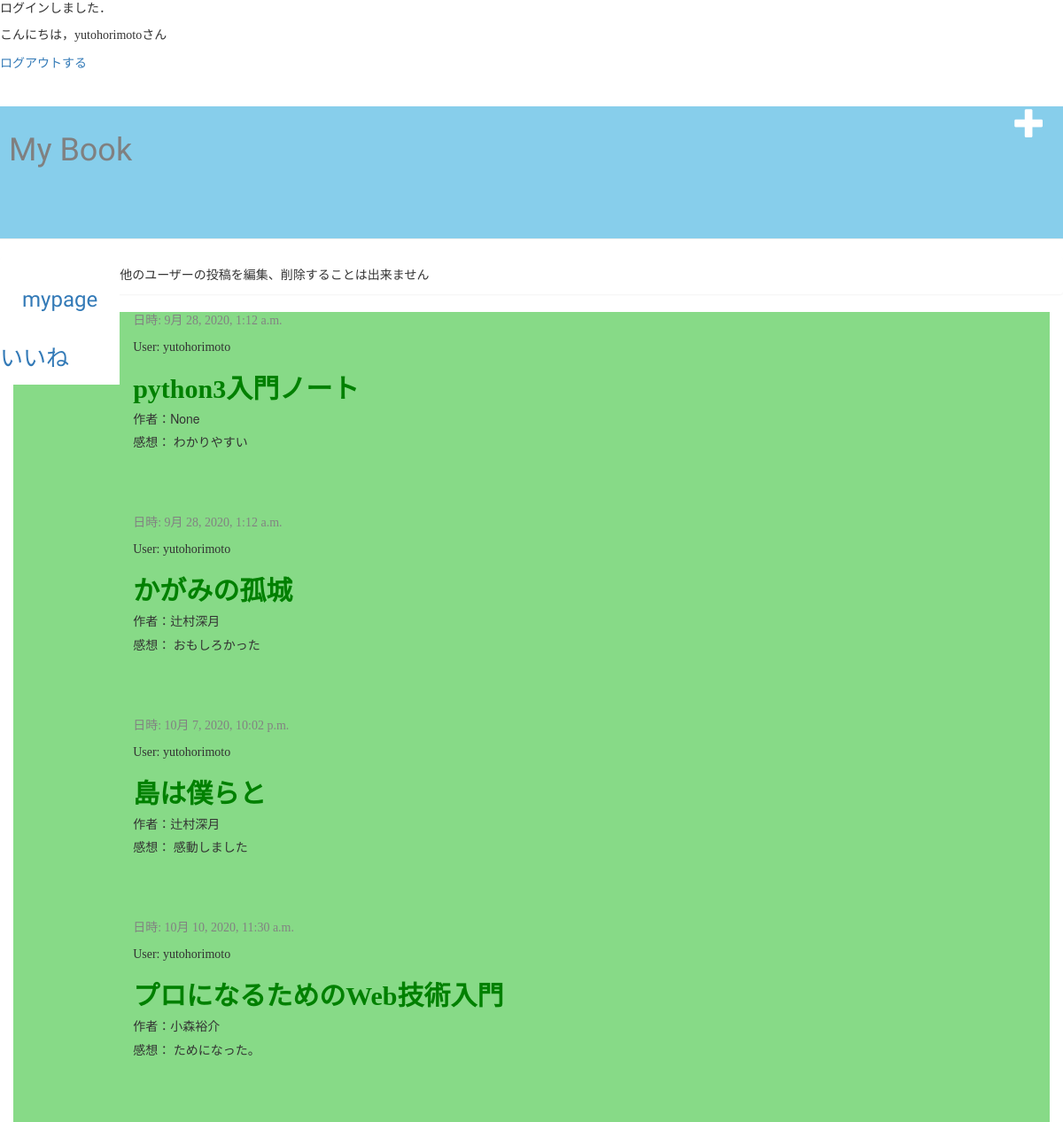
Page /mypage/ (signed in) on the committed database.
### mybook/models.py (models this page shows, shortened)
class Post(models.Model):
    author = models.ForeignKey(settings.AUTH_USER_MODEL, on_delete=models.CASCADE)
    book_title = models.CharField(max_length=50)
    book_author = models.CharField(max_length=20,blank=True, null=True)
    book_label = models.IntegerField(choices=label_choices,blank=True, null=True)
    book_int = models.CharField(max_length=200,blank=True, null=True)
    text = models.TextField()
    rate = models.IntegerField(choices = rate_choice ,blank=False, default=1)
    like_num = models.IntegerField(default=0)
    created_date = models.DateTimeField(default=timezone.now)
    published_date = models.DateTimeField(blank=True, null=True)

### mybook/views.py (the view)
# urls.py: path('mypage/',views.MyPageView.as_view(),name ='mypage'),
class MyPageView(ListView):
    template_name = 'mybook/mypage.html'
    context_object_name = 'posts'
    def get_queryset(self):
        queryset = Post.objects.filter(published_date__lte=timezone.now(),author=self.request.user).order_by('published_date')
        return queryset

### mybook/templates/mybook/mypage.html (shortened to what this page needs)
{% load static %}
<html>
    <head>
        <link rel="stylesheet" href="//maxcdn.bootstrapcdn.com/bootstrap/3.2.0/css/bootstrap.min.css">
        <link rel="stylesheet" href="//maxcdn.bootstrapcdn.com/bootstrap/3.2.0/css/bootstrap-theme.min.css">
        <link rel="stylesheet" href="{% static 'css/mybook.css' %}">
    </head>
    <body>
            {% if user.id  %}
            <p>ログインしました．</p>
            <p>こんにちは，{{ user.username }}さん</p>
            <a href="{% url 'logout' %}">ログアウトする</a>
            {% else %}
            <a href="{% url 'login' %}">ログイン</a>
            <a href="{% url 'create_account' %}">アカウント作成</a>
            {% endif %}
        <div  class="page-header">
            <a href="{% url 'post_new' %}" class="top-menu"><span class="glyphicon glyphicon-plus"></span></a>
            <h1><a href="/">My Book</a></h1>
        </div>
        <div class ='mypage'>
            <h3><a href ="{% url 'mypage' %}">mypage</a></h3>
            <p><a href ="{% url 'mylike' %}">いいね</a></p>
        </div>
        <div class='alert'>
            <p>他のユーザーの投稿を編集、削除することは出来ません</p>
        </div>
        <div class="content container">
            <div class="row">
                <div class="col-md-8">
                    {% for post in posts %}
                    <div class="post">
                        <div class="date">
                            <p>日時: {{ post.published_date }}</p>
                        </div>
                        <p>User: {{ post.author}}</p>
                        <h2><a href="{% url 'post_detail' pk=post.pk %}">{{ post.book_title }}</a></h2>
                        <h5>作者：{{post.book_author}}</h5>
                        <p>感想： {{ post.text|linebreaksbr }}</p>
                    </div>
                {% endfor %}
                </div>
            </div>
        </div>
    </body>
</html>

### mybook/static/css/mybook.css (style rules this page uses)
.page-header { background-color:skyblue; height:150px; }
.page-header h1 { padding:10; float:left }
.top-menu, .top-menu:hover, .top-menu:visited { color: #ffffff; float: right; font-size: 26pt; margin-right: 20px; }
.alert { padding: 10px; }
.mypage h3 { padding:0px 25px 25px 25px; }
.mypage,.favorite { background-color:white; font-size:26px; margin-top: 15px; margin-bottom: 15px; font-family: 'Amatic SC', cursive; float:left; }
h1 a { color:gray; font-family: 'Amatic SC', cursive;; }
h2 { font-weight: bold; font-family: "ＭＳ Ｐ明朝"; }
p { font-family: "Hannari"; }
.content { background-color: rgb(135, 218, 135); }
.row { margin-left: 40px; }
.date { color: #828282; }
.post { margin-bottom: 70px; }
.post h2 a, .post h2 a:visited { color:green; font-family: "ＭＳ Ｐ明朝"; }

### rows in the picture
Post: published_date "9月 28, 2020, 1:12 a.m.", author "yutohorimoto", book_title "python3入門ノート", book_author "None", text "わかりやすい"
Post: published_date "9月 28, 2020, 1:12 a.m.", author "yutohorimoto", book_title "かがみの孤城", book_author "辻村深月", text "おもしろかった"
Post: published_date "10月 7, 2020, 10:02 p.m.", author "yutohorimoto", book_title "島は僕らと", book_author "辻村深月", text "感動しました"
Post: published_date "10月 10, 2020, 11:30 a.m.", author "yutohorimoto", book_title "プロになるためのWeb技術入門", book_author "小森裕介", text "ためになった。"

### other values in the picture
{{ user.username }} "yutohorimoto"
